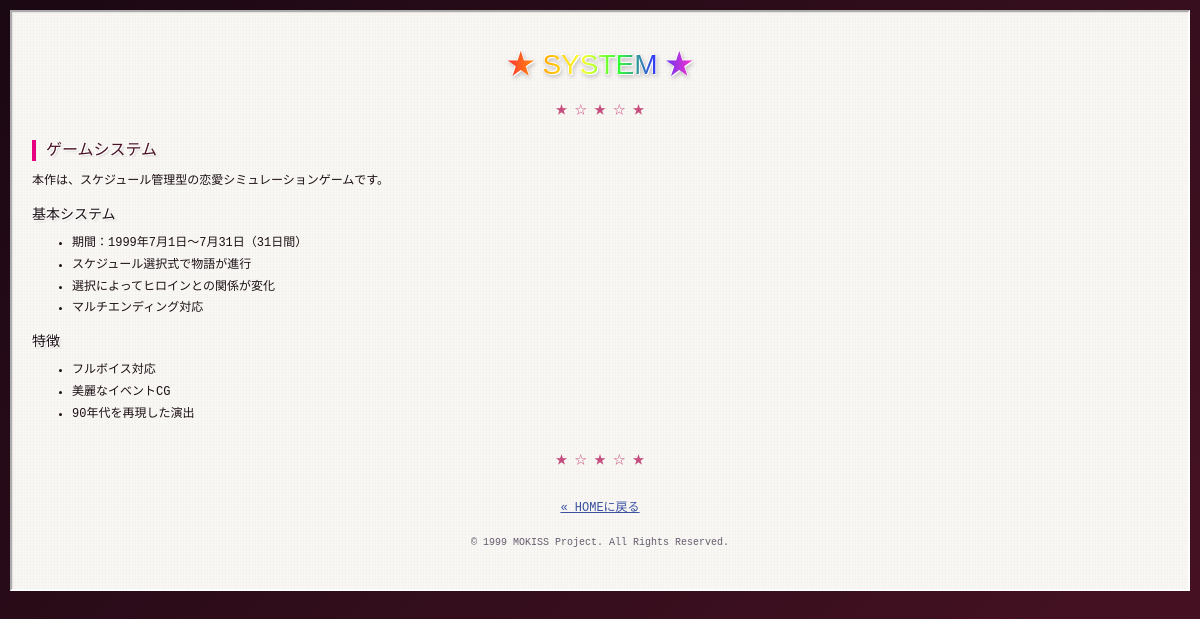
Page /system.php on the earlier database version.
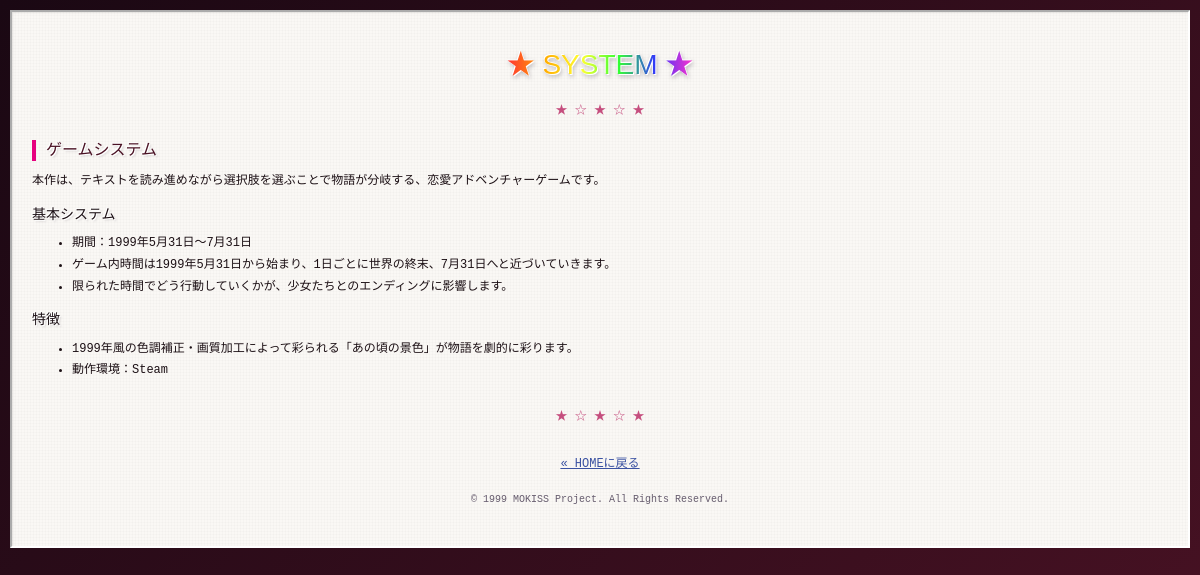
Same page on the later database version.
### tables this page shows
CREATE TABLE IF NOT EXISTS pages (
    id INT AUTO_INCREMENT PRIMARY KEY,
    slug VARCHAR(50) UNIQUE NOT NULL COMMENT 'story, system等',
    title VARCHAR(100) NOT NULL,
    content LONGTEXT NOT NULL,
    updated_at DATETIME DEFAULT CURRENT_TIMESTAMP ON UPDATE CURRENT_TIMESTAMP
);

### includes/db.php (called while the page is built, shortened)
<?php
class Database {
    private static $instance = null;
    private $connection;
    private function __construct() {
        try {
            $dsn = "mysql:host=" . DB_HOST . ";dbname=" . DB_NAME . ";charset=" . DB_CHARSET;
            $options = [
                PDO::ATTR_ERRMODE => PDO::ERRMODE_EXCEPTION,
                PDO::ATTR_DEFAULT_FETCH_MODE => PDO::FETCH_ASSOC,
                PDO::ATTR_EMULATE_PREPARES => false,
            ];
            $this->connection = new PDO($dsn, DB_USER, DB_PASS, $options);
        } catch (PDOException $e) {
            die('データベース接続エラー: ' . $e->getMessage());
        }
    }
    public static function getInstance() {
        if (self::$instance === null) {
            self::$instance = new self();
        }
        return self::$instance;
    }
    public function queryOne($sql, $params = []) {
        try {
            $stmt = $this->connection->prepare($sql);
            $stmt->execute($params);
            return $stmt->fetch();
        } catch (PDOException $e) {
            error_log('Query Error: ' . $e->getMessage());
            return false;
        }
    }
}

### includes/functions.php (called while the page is built, shortened)
<?php
function getPageContent($slug) {
    $db = Database::getInstance();
    $sql = "SELECT * FROM pages WHERE slug = ?";
    return $db->queryOne($sql, [$slug]);
}
    ?>

### system.php (the view, shortened to what this page needs)
<?php
require_once __DIR__ . '/includes/db.php';
require_once __DIR__ . '/includes/functions.php';
$page = getPageContent('system');
?>
<!DOCTYPE HTML PUBLIC "-//W3C//DTD HTML 4.01 Transitional//EN" "http://www.w3.org/TR/html4/loose.dtd">
<html lang="ja">
<head>
    <link rel="stylesheet" href="css/retro.css">
</head>
<body>
<div class="content">
    <center>
        <h1 style="font-size: 28px;">
            <span class="rainbow-text">★ SYSTEM ★</span>
        </h1>
        <div class="separator" style="margin: 20px 0;">
            ★ ☆ ★ ☆ ★
        </div>
    </center>
    <?php if ($page): ?>
        <div style="line-height: 1.4;">
            <?php echo $page['content']; ?>
        </div>
    <?php else: ?>
        <p style="color: #999; padding: 40px; text-align: center;">
            現在準備中です。しばらくお待ちください。
        </p>
    <?php endif; ?>
    <div class="separator" style="margin: 30px 0;">
        ★ ☆ ★ ☆ ★
    </div>
    <center>
        <p style="margin: 20px 0;">
            <a href="home.php" style="color: #3b52a2;">« HOMEに戻る</a>
        </p>
    </center>
    <div class="notice">
        <p>&copy; 1999 MOKISS Project. All Rights Reserved.</p>
    </div>
</div>
</body>
</html>

### css/retro.css (style rules this page uses)
body { font-family: "MS Pゴシック", "MS PGothic", "MS ゴシック", "MS Gothic", "Osaka-mono", "Osaka", monospace; background: #1a0813; background: linear-gradient(135deg, #1a0813 0%, #4a1224 100%); background-attachment: fixed; color: #1c1015; margin: 0; padding: 0; font-size: 12px; line-height: 1.4; -webkit-font-smoothing: none; -moz-osx-font-smoothing: none; font-smooth: never; text-rendering: optimizeSpeed; }
a:link { color: #1a3066; text-decoration: underline; font-weight: normal; }
h1, h2, h3 { font-family: "MS Pゴシック", "MS PGothic", "MS ゴシック", "MS Gothic", "Osaka-mono", "Osaka", sans-serif; margin: 15px 0 10px; font-weight: normal; line-height: 1.3; text-shadow: 1px 1px 0px #ffffff, -1px -1px 0px #ffffff, 2px 2px 2px rgba(44, 34, 53, 0.15); }
h1 { font-size: 20px; color: #e6007e; }
h2 { font-size: 16px; color: #4a1224; border-left: 4px solid #e6007e; padding-left: 10px; }
h3 { font-size: 14px; color: #1c1015; }
.content { background-color: #faf8f5; background-image: linear-gradient(rgba(28, 16, 21, 0.015) 1px, transparent 1px), linear-gradient(90deg, rgba(28, 16, 21, 0.015) 1px, transparent 1px); background-size: 3px 3px; color: #1c1015; padding: 20px; margin: 10px; border: 2px inset #ffffff; box-shadow: inset 1px 1px 2px rgba(0,0,0,0.08); font-size: 12px; line-height: 1.4; }
.content h1 { color: #e6007e; }
.content h2 { color: #4a1224; }
.content a:link { color: #1a3066; }
.separator { text-align: center; margin: 20px 0; color: #c54e7e; }
.notice { font-size: 10px; font-family: "MS Pゴシック", "MS PGothic", "MS ゴシック", "MS Gothic", "Osaka-mono", "Osaka", monospace; color: #665c6e; text-align: center; margin: 20px auto; line-height: 1.3; text-align: center; width: 100%; }
ul { line-height: 1.4; }
li { margin: 5px 0; }
.rainbow-text { background: linear-gradient(to right, #ff3333 0%, #ffaa00 20%, #ffff33 40%, #33ff33 60%, #3333ff 80%, #ff33cc 100%); -webkit-background-clip: text; -webkit-text-fill-color: transparent; background-clip: text; color: transparent; display: inline-block; font-weight: normal; text-shadow: none !important; filter: drop-shadow(1px 1px 0px #ffffff) drop-shadow(-1px -1px 0px #ffffff) drop-shadow(1px 2px 2px rgba(44, 34, 53, 0.25)); }

Differences in the rows shown:
removed pages: content "ゲームシステム 本作は、スケジュール管理型の恋愛シミュレーションゲームです。 基本システム 期間：1999年7月1日〜7月31日（31日間） スケジュール選択式で物語が進行 選択によってヒロインとの関係が変化 マルチエンディング対応 特徴 フルボイス対応 美麗なイベントCG 90年代を再現した演出"
now on this page (row edited): pages: content "ゲームシステム 本作は、テキストを読み進めながら選択肢を選ぶことで物語が分岐する、恋愛アドベンチャーゲームです。 基本システム 期間：1999年5月31日〜7月31日 ゲーム内時間は1999年5月31日から始まり、1日ごとに世界の終末、7月31日へと近づいていきます。 限られた時間でどう行動していくかが、少女たちとのエンディングに影響します。 特徴 1999年風の色調補正・画質加工によって彩られる「あの頃の景色」が物語を劇的に彩ります。 動作環境：Steam"
